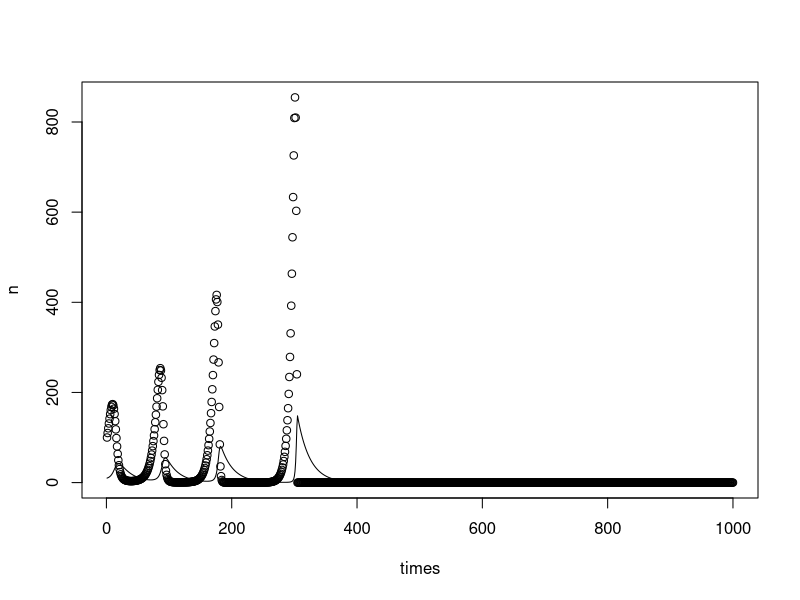

Write R code to recreate this figure.
#Lotka-Volterra model
#set up parameter values
#create an object for 1000 total generations
totalGenerations <- 1000
#create an object for initial prey abundance at time t = 1 
initPrey <- 100
#create an object for initial predator abundance at time t = 1 
initPred <- 10
#create an object for the attack rate
a <- 0.01
#create an object for the growth rate of prey
r <- 0.2
#create an object for the mortality rate of predators
m <- 0.05
#create an object for the conversion constant of prey into predator biomass
k <- 0.1

#part II - step 2
#create a "time" vector 
times <- 1:totalGenerations
#make two additional vectors to store results, one for the values of "n" over time and the other to store the values of "p"
n <- rep(initPrey, totalGenerations)
p <- rep(initPred, totalGenerations)

#part II - step 3 
#write a for loop that implements the Lotka-Volterra model
for (t in 2:totalGenerations) {
    n[t] <- n[t-1] + (r * n[t-1]) - (a * n[t-1] * p[t-1])
    p[t] <- p[t-1] + (k * a * n[t-1] * p[t-1]) - (m * p[t-1])
}

#part II - step 4
#view the object "n" to examine the predator abundance over time for the totalGenerations (1000)
View(n)
#view the object "p" to examine the predator abundance over time for the totalGenerations (1000)
View(p)
#add 'if' statement(s) to the for loop that will change any negative numbers in "n" and "p" to zero
for (t in 2:totalGenerations) {
    n[t] <- n[t-1] + (r * n[t-1]) - (a * n[t-1] * p[t-1])
    p[t] <- p[t-1] + (k * a * n[t-1] * p[t-1]) - (m * p[t-1])
    if (n[t] < 0) {
        n[t] = 0
    }
    if (p[t] < 0) {
        p[t] = 0
    }
}
#view "n" and "p" to confirm that 'if' statements were successful 
View(n)
View(p)

#part II - step 5
#plot the abundances of prey and predators over time using the plot() and lines() function
plot(times, n)
lines(times, p)

#part II - step 6
#create a matrix of the results from the pred-prey model called "myResults"
myResults <- cbind(times, n, p)
#specify column names
colnames(myResults) <- c("TimeStep", "PreyAbundance", "PredAbundance")
#view the matrix "myResults" to confirm that all of the information and column names have been included
View(myResults)
#write this matrix to a csv in the current working directory (Lab05)
write.csv(x = myResults, file = "PredPreyResults.csv")